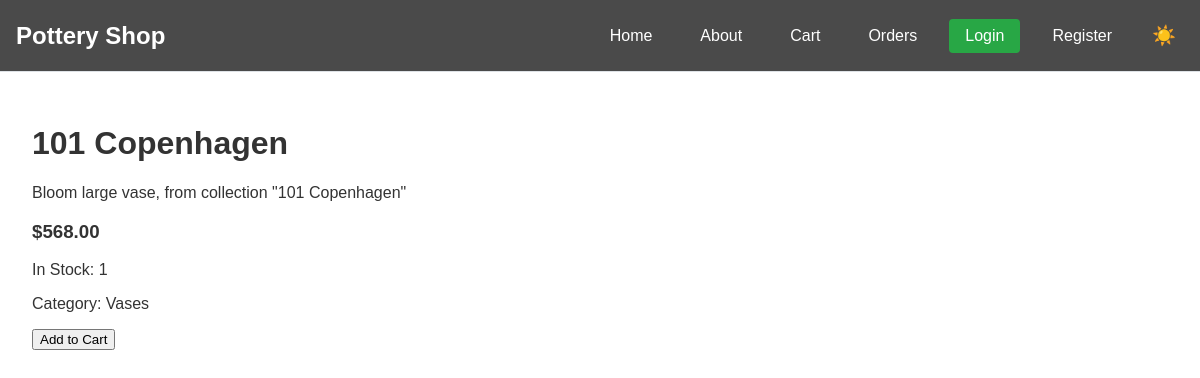
Screenshot of /product/12/ with the database file from the repository.
### shop/models.py (models this page shows, shortened)
class Product(models.Model):
    title = models.CharField(max_length=200)
    description = models.TextField()
    price = models.DecimalField(max_digits=6, decimal_places=2)
    image = models.ImageField(upload_to='products/', null=True, blank=True)
    category = models.ForeignKey(Category, on_delete=models.SET_NULL, null=True, blank=True, related_name='products')
    stock = models.IntegerField(default=0)
    is_active = models.BooleanField(default=True)
    created_at = models.DateTimeField(auto_now_add=True)
    updated_at = models.DateTimeField(auto_now=True)
    objects = ProductManager()

class Category(models.Model):
    name = models.CharField(max_length=100)
    description = models.TextField(blank=True)
    is_active = models.BooleanField(default=True)
    created_at = models.DateTimeField(auto_now_add=True)
    updated_at = models.DateTimeField(auto_now=True)
    class Meta:
        verbose_name_plural = "Categories"

### shop/views.py (the view)
# urls.py: path('product/<int:pk>/', ProductDetailView.as_view(), name='product_detail'),
class ProductDetailView(DetailView):
    model = Product
    template_name = 'product_detail.html'
    context_object_name = 'product'
    def get_context_data(self, **kwargs):
        try:
            context = super().get_context_data(**kwargs)
            if self.request.user.is_authenticated:
                context['customer_name'] = self.request.user.username
                context['customer_email'] = self.request.user.email
            else:
                context['customer_name'] = 'Guest'
                context['customer_email'] = 'guest@example.com'
            return context
        except Exception as e:
            logger.error(f"Error in ProductDetailView.get_context_data: {str(e)}")
            messages.error(self.request, "An error occurred while loading the product details.")
            return {}

### shop/context_processors.py (called while the page is built)
def cart_count(request):
    if request.user.is_authenticated:
        order = Order.objects.filter(
            customer_email=request.user.email,
            status='pending'
        ).first()
    else:
        order = Order.objects.filter(
            customer_email='guest@example.com',
            status='pending'
        ).first()
    if order:
        return {'cart_count': OrderItem.objects.filter(order=order).count()}
    return {'cart_count': 0}

### templates/product_detail.html (shortened to what this page needs)
{% extends "base.html" %}
{% block content %}
<div class="container mt-5">
    <div class="row">
        <div class="col-md-6">
            <div class="card">
                <div class="card-body">
                    <h1 class="card-title">{{ product.title }}</h1>
                    <p class="card-text">{{ product.description }}</p>
                    <h3 class="text-primary">${{ product.price }}</h3>
                    <p class="stock-info">
                        {% if product.stock > 0 %}
                            <span class="badge bg-success">In Stock: {{ product.stock }}</span>
                        {% else %}
                            <span class="badge bg-danger">Out of Stock</span>
                        {% endif %}
                    </p>
                    {% if product.category %}
                        <p class="text-muted">Category: {{ product.category.name }}</p>
                    {% endif %}
                    <form method="post" action="{% url 'add-to-cart' product.id %}" class="mt-3">
                        <button type="submit" class="btn btn-primary {% if product.stock == 0 %}disabled{% endif %}"
                                {% if product.stock == 0 %}disabled{% endif %}>
                            {% if product.stock == 0 %}
                                Out of Stock
                            {% else %}
                                Add to Cart
                            {% endif %}
                        </button>
                    </form>
                </div>
            </div>
        </div>
    </div>
</div>
{% endblock %}

### templates/base.html (style rules this page uses)
:root { --bg-color: #ffffff; --text-color: #333333; --card-bg: #ffffff; --border-color: #dee2e6; --shadow-color: rgba(0, 0, 0, 0.1); --hover-bg: #f8f9fa; --nav-bg: #ffffff; --nav-border: #dee2e6; --navbar-text: #ffffff; --navbar-bg: #4a4a4a; --transition-duration: 0.3s; }
body { background-color: var(--bg-color); color: var(--text-color); transition: background-color var(--transition-duration) ease, color var(--transition-duration) ease; font-family: Arial, sans-serif; margin: 0; padding: 0; min-height: 100vh; display: flex; flex-direction: column; }

### rows the page displays
Product: title "101 Copenhagen", description "Bloom large vase, from collection \"101 Copenhagen\"", price "568.00", stock "1", category.name "Vases"
